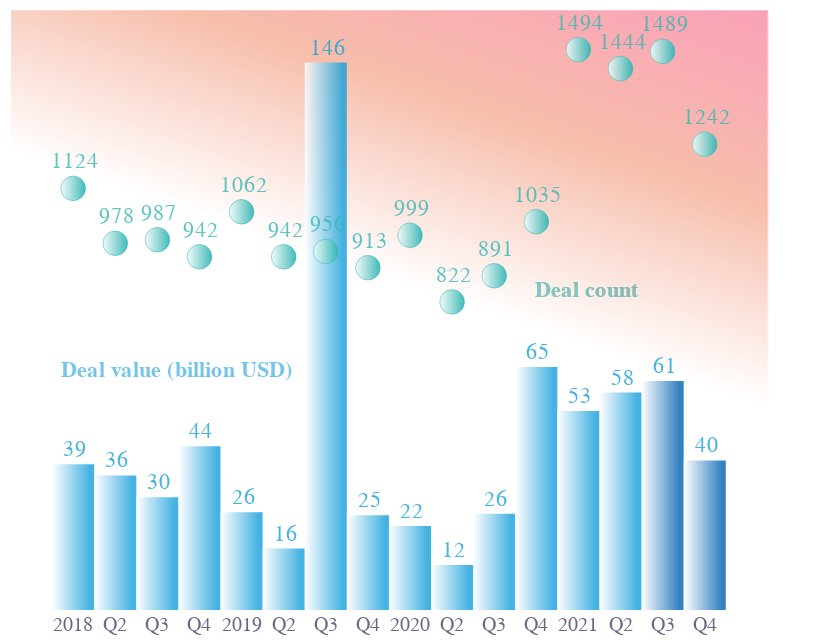

Source (notebook cell):
### Code cell
base = alt.Chart(f1).encode(x=alt.X(
    "Q:N",
    sort=[],
    axis=alt.Axis(
        # grid=False,
        title='',
        labelColor=colors["eco-gray"],
        titleColor=colors["eco-gray"],
        tickColor=colors["eco-gray"],
        domain=False,
        tickCount=10,
        ticks=False,
        # orient="top",
        labelAngle=0,
        labelFont="Circular Std Book",
        offset=5,
        labelAlign='center',
        # labelExpr="indexof(datum.value,'Q1')>-1?slice(datum.value,0,4)+' '+slice(datum.value,4):slice(datum.value,4)",
        labelExpr="slice(datum.value,0,4)=='2017'?'':slice(datum.value,0,4)=='2022'?'':indexof(datum.value,'Q1')>-1?slice(datum.value,0,4):slice(datum.value,4)",
    ),
))
points = base.mark_point(
    #  fillOpacity=0.8,
    color=colors['eco-turquiose'],
    strokeWidth=0.5,
    strokeOpacity=0.5,
    fill=alt.Gradient(
        gradient="linear",
        stops=[
            alt.GradientStop(color='white', offset=0),
            alt.GradientStop(color=colors["eco-turquiose"], offset=0.9),
        ],
        x1=0,
        x2=1,
        y1=1,
        y2=1,
        ),size=150).encode(y=alt.Y(
    "deals:Q",
    sort=[],
    axis=alt.Axis(
        title="Deal count",
        titleX=-65,
        titleY=145,
        titleBaseline="bottom",
        titleAngle=0,
        titleAlign="right",
        titleColor=colors["eco-turquiose"],
        titleFont="Circular Std Book",
        offset=-21,
        grid=False,
        labels=False,
        domain=False,
        ticks=False,
    ),
    scale=alt.Scale(domain=[0, 1600]),
),
# tooltip=['deals','Q']
)
bars = base.mark_bar(
    fillOpacity=0.8,
    color=alt.Gradient(
        gradient="linear",
        stops=[
            alt.GradientStop(color='white', offset=0),
            alt.GradientStop(color=colors["eco-light-blue"], offset=0.9),
        ],
        x1=0,
        x2=1,
        y1=1,
        y2=1,
        )
    ).encode(y=alt.Y(
    "value:Q",sort=[],axis=alt.Axis(labels=False,title='',domain=False,
        ticks=False,),
)).transform_filter("!((datum.Q=='2021Q3')|(datum.Q=='2021Q4'))")
bars2 = base.mark_bar(
    fillOpacity=0.8,
    color=alt.Gradient(
        gradient="linear",
        stops=[
            alt.GradientStop(color='white', offset=0),
            alt.GradientStop(color=colors["eco-mid-blue"], offset=0.9),
        ],
        x1=0,
        x2=1,
        y1=1,
        y2=1,
        )
    ).encode(y=alt.Y(
    "value:Q",
    sort=[],axis=alt.Axis(labels=False,title='',domain=False,
        ticks=False,),
    scale=alt.Scale(domain=[0, 160]),
)).transform_filter("((datum.Q=='2021Q3')|(datum.Q=='2021Q4'))")
bg=alt.Chart(pd.DataFrame([{'x':'2017Q4','y':160},{'x':'2022Q1','y':160},{'x':'2022Q2','y':160}])).mark_area(xOffset=-10,
    fillOpacity=0.4,
    color=alt.Gradient(
        gradient="linear",
        stops=[
            alt.GradientStop(color='white', offset=0.2),
            alt.GradientStop(color=colors["eco-orange"], offset=0.6),
            alt.GradientStop(color=colors["eco-dot"], offset=1),
        ],
        x1=0.7,
        x2=1,
        y1=0.7,
        y2=0,
        )
    ).encode(x='x:N',y=alt.Y(
    "y:Q",
    
    sort=[],
    axis=alt.Axis(
        # grid=False,
        title="Deal value (billion USD)",
        titleX=25,
        titleY=185,
        titleBaseline="bottom",
        titleAngle=0,
        titleAlign="left",
        titleColor=colors["eco-light-blue"],
        titleFont="Circular Std Book",
        grid=False,
        labels=False,
        domain=False,
        ticks=False,
    ),
    scale=alt.Scale(domain=[0, 160]),
))
labels=base.mark_text(color=colors["eco-light-blue"], opacity=0.8, baseline='bottom',dy=-2,font="Circular Std Book",size=11,dx=1).encode(
    y=alt.Y(
        'value:Q',
        sort=[],
        axis=alt.Axis(
        grid=False,
        title='',
        labels=False,
        domain=False,
        ticks=False,
        ),
    scale=alt.Scale(domain=[0, 160]),
    ),
    text='y:N'
).transform_calculate(y='round(datum.value)')
labels2=base.mark_text(color=colors["eco-turquiose"], opacity=0.8, baseline='bottom',dy=-8,font="Circular Std Book",size=11,dx=1).encode(
    y=alt.Y(
        'deals:Q',
        sort=[],
        axis=alt.Axis(
        grid=False,
        title='',
        labels=False,
        domain=False,
        ticks=False,
        ),
    scale=alt.Scale(domain=[0, 1600]),
    ),
    text='d:N'
).transform_calculate(d='round(datum.deals/1)')
layer1 = (((bg+bars+bars2+points+points+labels+labels2).resolve_scale(
    y='independent'
).properties(
    height=300, width=400)).configure_view(stroke=None).properties(title=""))
layer1.save("visualisation/" + f + "_gradient2.json")
# layer1.save("visualisation/" + f + "_gradient2.png")
layer1

### Figure 1 — Vega-Lite specification as saved in the notebook (floating-point values rounded to 4 significant figures)
{"config": {"view": {"continuousWidth": 400, "continuousHeight": 300, "stroke": null}}, "layer": [{"data": {"name": "data-bb027b0ccd45556627bbb530f38c19e8"}, "mark": {"type": "area", "color": {"gradient": "linear", "stops": [{"color": "white", "offset": 0.2}, {"color": "#EB5C2E", "offset": 0.6}, {"color": "#F4134D", "offset": 1}], "x1": 0.7, "x2": 1, "y1": 0.7, "y2": 0}, "fillOpacity": 0.4, "xOffset": -10}, "encoding": {"x": {"type": "nominal", "field": "x"}, "y": {"type": "quantitative", "axis": {"domain": false, "grid": false, "labels": false, "ticks": false, "title": "Deal value (billion USD)", "titleAlign": "left", "titleAngle": 0, "titleBaseline": "bottom", "titleColor": "#179FDB", "titleFont": "Circular Std Book", "titleX": 25, "titleY": 185}, "field": "y", "scale": {"domain": [0, 160]}, "sort": []}}}, {"data": {"name": "data-b9d9ab90ca821f96d8c1c2f43875ff38"}, "mark": {"type": "bar", "color": {"gradient": "linear", "stops": [{"color": "white", "offset": 0}, {"color": "#179FDB", "offset": 0.9}], "x1": 0, "x2": 1, "y1": 1, "y2": 1}, "fillOpacity": 0.8}, "encoding": {"x": {"type": "nominal", "axis": {"domain": false, "labelAlign": "center", "labelAngle": 0, "labelColor": "#676A86", "labelExpr": "slice(datum.value,0,4)=='2017'?'':slice(datum.value,0,4)=='2022'?'':indexof(datum.value,'Q1')>-1?slice(datum.value,0,4):slice(datum.value,4)", "labelFont": "Circular Std Book", "offset": 5, "tickColor": "#676A86", "tickCount": 10, "ticks": false, "title": "", "titleColor": "#676A86"}, "field": "Q", "sort": []}, "y": {"type": "quantitative", "axis": {"domain": false, "labels": false, "ticks": false, "title": ""}, "field": "value", "sort": []}}, "transform": [{"filter": "!((datum.Q=='2021Q3')|(datum.Q=='2021Q4'))"}]}, {"data": {"name": "data-b9d9ab90ca821f96d8c1c2f43875ff38"}, "mark": {"type": "bar", "color": {"gradient": "linear", "stops": [{"color": "white", "offset": 0}, {"color": "#0063AF", "offset": 0.9}], "x1": 0, "x2": 1, "y1": 1, "y2": 1}, "fillOpacity": 0.8}, "encoding": {"x": {"type": "nominal", "axis": {"domain": false, "labelAlign": "center", "labelAngle": 0, "labelColor": "#676A86", "labelExpr": "slice(datum.value,0,4)=='2017'?'':slice(datum.value,0,4)=='2022'?'':indexof(datum.value,'Q1')>-1?slice(datum.value,0,4):slice(datum.value,4)", "labelFont": "Circular Std Book", "offset": 5, "tickColor": "#676A86", "tickCount": 10, "ticks": false, "title": "", "titleColor": "#676A86"}, "field": "Q", "sort": []}, "y": {"type": "quantitative", "axis": {"domain": false, "labels": false, "ticks": false, "title": ""}, "field": "value", "scale": {"domain": [0, 160]}, "sort": []}}, "transform": [{"filter": "((datum.Q=='2021Q3')|(datum.Q=='2021Q4'))"}]}, {"data": {"name": "data-b9d9ab90ca821f96d8c1c2f43875ff38"}, "mark": {"type": "point", "color": "#36B7B4", "fill": {"gradient": "linear", "stops": [{"color": "white", "offset": 0}, {"color": "#36B7B4", "offset": 0.9}], "x1": 0, "x2": 1, "y1": 1, "y2": 1}, "size": 150, "strokeOpacity": 0.5, "strokeWidth": 0.5}, "encoding": {"x": {"type": "nominal", "axis": {"domain": false, "labelAlign": "center", "labelAngle": 0, "labelColor": "#676A86", "labelExpr": "slice(datum.value,0,4)=='2017'?'':slice(datum.value,0,4)=='2022'?'':indexof(datum.value,'Q1')>-1?slice(datum.value,0,4):slice(datum.value,4)", "labelFont": "Circular Std Book", "offset": 5, "tickColor": "#676A86", "tickCount": 10, "ticks": false, "title": "", "titleColor": "#676A86"}, "field": "Q", "sort": []}, "y": {"type": "quantitative", "axis": {"domain": false, "grid": false, "labels": false, "offset": -21, "ticks": false, "title": "Deal count", "titleAlign": "right", "titleAngle": 0, "titleBaseline": "bottom", "titleColor": "#36B7B4", "titleFont": "Circular Std Book", "titleX": -65, "titleY": 145}, "field": "deals", "scale": {"domain": [0, 1600]}, "sort": []}}}, {"data": {"name": "data-b9d9ab90ca821f96d8c1c2f43875ff38"}, "mark": {"type": "point", "color": "#36B7B4", "fill": {"gradient": "linear", "stops": [{"color": "white", "offset": 0}, {"color": "#36B7B4", "offset": 0.9}], "x1": 0, "x2": 1, "y1": 1, "y2": 1}, "size": 150, "strokeOpacity": 0.5, "strokeWidth": 0.5}, "encoding": {"x": {"type": "nominal", "axis": {"domain": false, "labelAlign": "center", "labelAngle": 0, "labelColor": "#676A86", "labelExpr": "slice(datum.value,0,4)=='2017'?'':slice(datum.value,0,4)=='2022'?'':indexof(datum.value,'Q1')>-1?slice(datum.value,0,4):slice(datum.value,4)", "labelFont": "Circular Std Book", "offset": 5, "tickColor": "#676A86", "tickCount": 10, "ticks": false, "title": "", "titleColor": "#676A86"}, "field": "Q", "sort": []}, "y": {"type": "quantitative", "axis": {"domain": false, "grid": false, "labels": false, "offset": -21, "ticks": false, "title": "Deal count", "titleAlign": "right", "titleAngle": 0, "titleBaseline": "bottom", "titleColor": "#36B7B4", "titleFont": "Circular Std Book", "titleX": -65, "titleY": 145}, "field": "deals", "scale": {"domain": [0, 1600]}, "sort": []}}}, {"data": {"name": "data-b9d9ab90ca821f96d8c1c2f43875ff38"}, "mark": {"type": "text", "baseline": "bottom", "color": "#179FDB", "dx": 1, "dy": -2, "font": "Circular Std Book", "opacity": 0.8, "size": 11}, "encoding": {"text": {"type": "nominal", "field": "y"}, "x": {"type": "nominal", "axis": {"domain": false, "labelAlign": "center", "labelAngle": 0, "labelColor": "#676A86", "labelExpr": "slice(datum.value,0,4)=='2017'?'':slice(datum.value,0,4)=='2022'?'':indexof(datum.value,'Q1')>-1?slice(datum.value,0,4):slice(datum.value,4)", "labelFont": "Circular Std Book", "offset": 5, "tickColor": "#676A86", "tickCount": 10, "ticks": false, "title": "", "titleColor": "#676A86"}, "field": "Q", "sort": []}, "y": {"type": "quantitative", "axis": {"domain": false, "grid": false, "labels": false, "ticks": false, "title": ""}, "field": "value", "scale": {"domain": [0, 160]}, "sort": []}}, "transform": [{"calculate": "round(datum.value)", "as": "y"}]}, {"data": {"name": "data-b9d9ab90ca821f96d8c1c2f43875ff38"}, "mark": {"type": "text", "baseline": "bottom", "color": "#36B7B4", "dx": 1, "dy": -8, "font": "Circular Std Book", "opacity": 0.8, "size": 11}, "encoding": {"text": {"type": "nominal", "field": "d"}, "x": {"type": "nominal", "axis": {"domain": false, "labelAlign": "center", "labelAngle": 0, "labelColor": "#676A86", "labelExpr": "slice(datum.value,0,4)=='2017'?'':slice(datum.value,0,4)=='2022'?'':indexof(datum.value,'Q1')>-1?slice(datum.value,0,4):slice(datum.value,4)", "labelFont": "Circular Std Book", "offset": 5, "tickColor": "#676A86", "tickCount": 10, "ticks": false, "title": "", "titleColor": "#676A86"}, "field": "Q", "sort": []}, "y": {"type": "quantitative", "axis": {"domain": false, "grid": false, "labels": false, "ticks": false, "title": ""}, "field": "deals", "scale": {"domain": [0, 1600]}, "sort": []}}, "transform": [{"calculate": "round(datum.deals/1)", "as": "d"}]}], "height": 300, "resolve": {"scale": {"y": "independent"}}, "title": "", "width": 400, "$schema": "https://vega.github.io/schema/vega-lite/v4.8.1.json", "datasets": {"data-bb027b0ccd45556627bbb530f38c19e8": [{"x": "2017Q4", "y": 160}, {"x": "2022Q1", "y": 160}, {"x": "2022Q2", "y": 160}], "data-b9d9ab90ca821f96d8c1c2f43875ff38": [{"Q": "2018Q1", "value": 38.9, "deals": 1124.0}, {"Q": "2018Q2", "value": 35.9, "deals": 977.8}, {"Q": "2018Q3", "value": 30.1, "deals": 987.4}, {"Q": "2018Q4", "value": 43.7, "deals": 941.7}, {"Q": "2019Q1", "value": 26.1, "deals": 1062.0}, {"Q": "2019Q2", "value": 16.4, "deals": 941.7}, {"Q": "2019Q3", "value": 146.0, "deals": 956.2}, {"Q": "2019Q4", "value": 25.3, "deals": 912.9}, {"Q": "2020Q1", "value": 22.4, "deals": 999.4}, {"Q": "2020Q2", "value": 12.0, "deals": 821.6}, {"Q": "2020Q3", "value": 25.7, "deals": 891.3}, {"Q": "2020Q4", "value": 64.8, "deals": 1035.0}, {"Q": "2021Q1", "value": 53.1, "deals": 1494.0}, {"Q": "2021Q2", "value": 58.0, "deals": 1444.0}, {"Q": "2021Q3", "value": 61.1, "deals": 1489.0}, {"Q": "2021Q4", "value": 39.9, "deals": 1242.0}]}}
